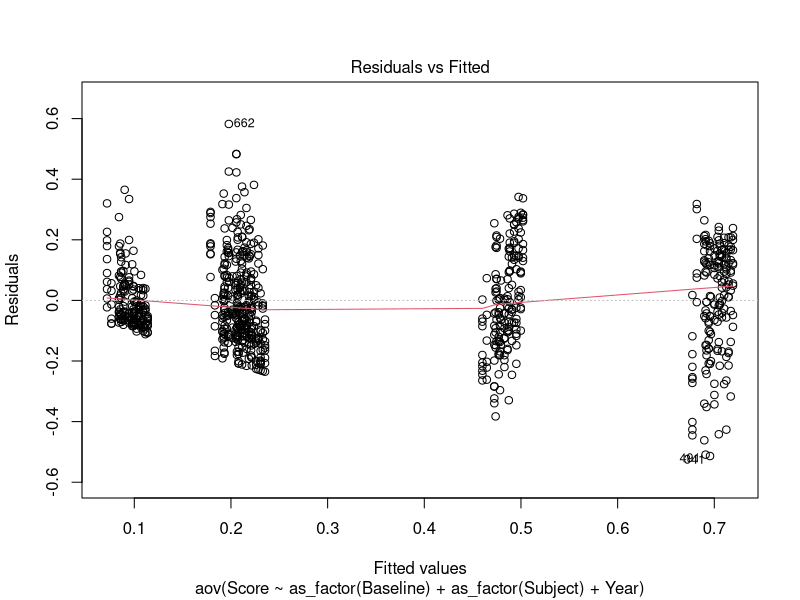
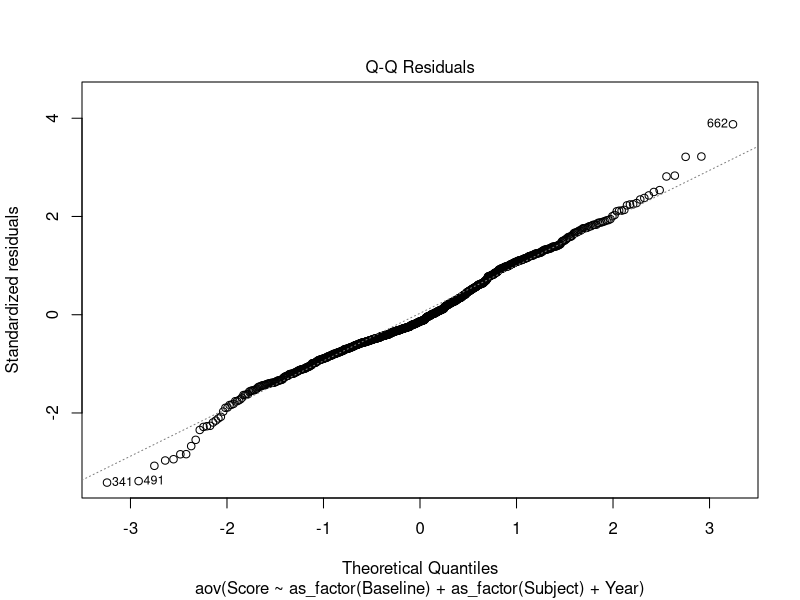
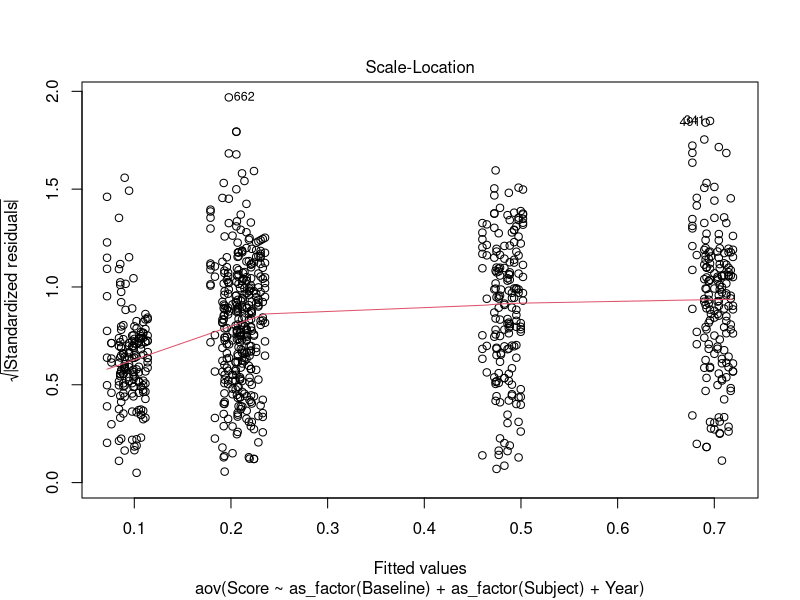
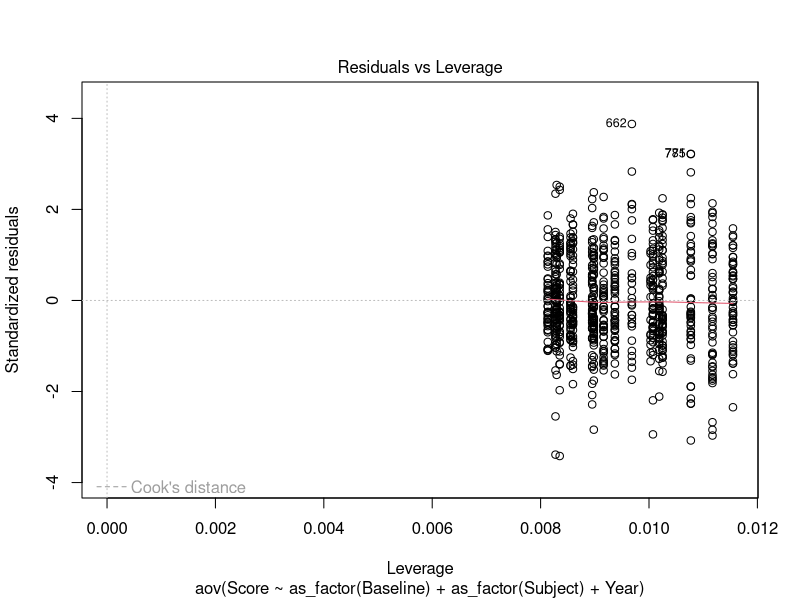
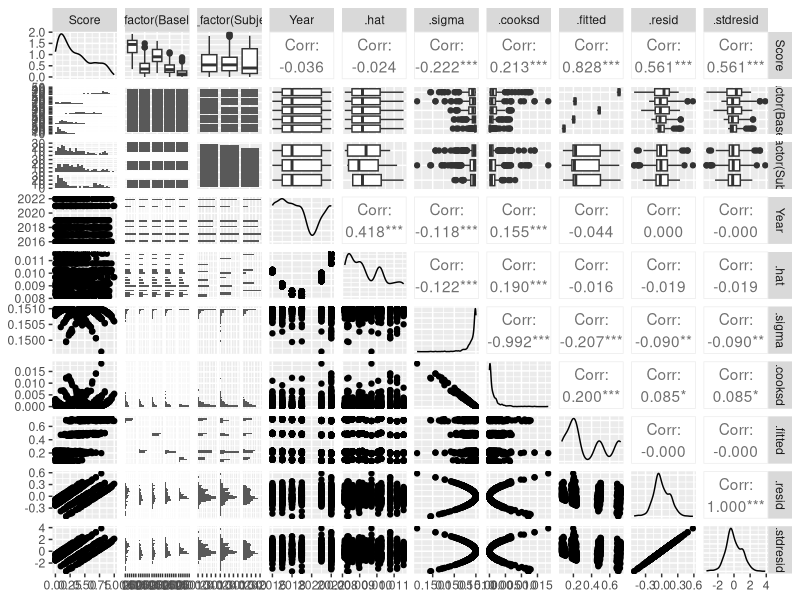

R code for these plots, in order:
# @authors: Ronny Toribio, Anna T. Schlecht, Kadir O. Altunel
# @project: State Testing Analysis
# @file:    analysis.R
# @desc:    Analysis of testing data

library(tidyverse)
library(ggplot2)
library(GGally)

ks = read_csv("Keystone/keystone.csv")
ps = read_csv("PSSA/pssa.csv")

# Objective 1: How our local districts in Columbia and Montour Counties are trending since 2015?

# Objective 2: How they compare to the state trend since 2015?
m = aov(Score ~ as_factor(Baseline) + as_factor(Subject) + Year, data = ks)
summary(m)

m1 = glm(Score ~ as_factor(Baseline) + as_factor(Subject) + Year, data = ks)
summary(m1)

plot(m)
ggpairs(m)

# Objective 3: Is there any COVID impact we might be able to deduce?

# Objective 4: Any other information that data might tell us?

# Objective 5: Visualizing the averages of scores from each year.

# Objective 5a. As a whole.

# Objective 5b. Grouped by subject.

# Objective 5c. Grouped by district.

# Objective 6. Compare scores between districts.

# Objective 7. (John's objective)

